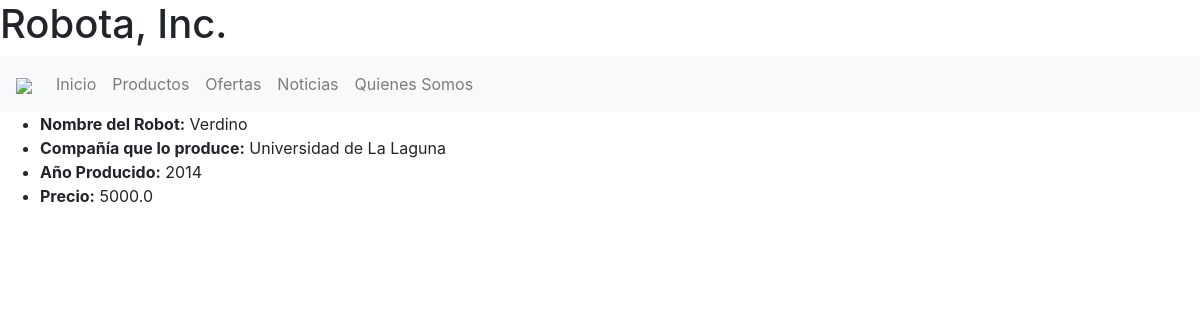
Page /productos/verdino-robot on the committed database.
### web/models.py (models this page shows, shortened)
class Robot(models.Model):
    title = models.CharField(max_length=255)
    slug = models.SlugField()
    company = models.CharField(max_length=100, blank=True, null=True)
    year = models.IntegerField(default=None)
    price = models.FloatField()
    stock = models.BooleanField()

### web/views.py (the view)
# urls.py: path('productos/', views.products, name="products"),
def products(request, slug=None):
    if slug == None:
        context = {
            'robots': Robot.objects.all(),
        }
        return render(request, 'web/products/main.html', context)
    else:
        context = {
            'robot': Robot.objects.get(slug=slug),
        }
        return render(request, 'web/products/main_details.html', context)

### web/templates/web/products/main_details.html
{% extends 'web/content.html' %}
{% block main %}
<main>
    <ul>
        <li><b>Nombre del Robot:</b> {{ robot.title }}</li>
        <li><b>Compañía que lo produce:</b> {{ robot.company }}</li>
        <li><b>Año Producido:</b> {{ robot.year }}</li>
        <li><b>Precio:</b> {{ robot.price }}</li>
    </ul>
</main>
{% endblock %}

### rows in the picture
Robot: title "Verdino", company "Universidad de La Laguna", year "2014", price "5000.0"
